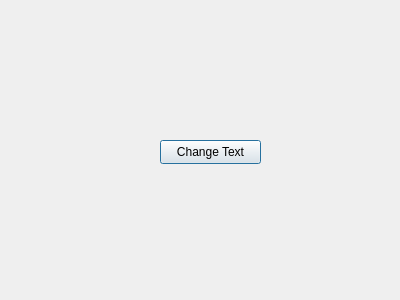
<?xml version="1.0" encoding="UTF-8"?>
<ui version="4.0">
 <class>Website</class>
 <widget class="QDialog" name="Website">
  <property name="geometry">
   <rect>
    <x>0</x>
    <y>0</y>
    <width>400</width>
    <height>300</height>
   </rect>
  </property>
  <property name="windowTitle">
   <string>Dialog</string>
  </property>
  <widget class="QPushButton" name="changeButton">
   <property name="geometry">
    <rect>
     <x>160</x>
     <y>140</y>
     <width>101</width>
     <height>24</height>
    </rect>
   </property>
   <property name="text">
    <string>Change Text</string>
   </property>
  </widget>
 </widget>
 <resources/>
 <connections/>
</ui>
